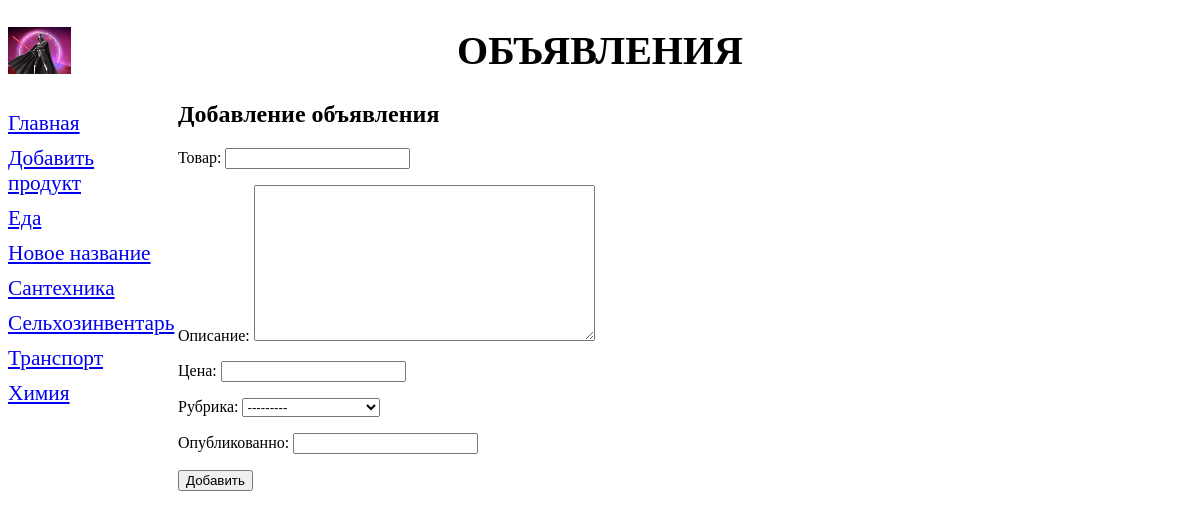
The page /bboard/add/ on the database its author committed.
### bboard/models.py (models this page shows, shortened)
class Rubric(models.Model):
    name = models.CharField(max_length=20, db_index=True, verbose_name='Название')
    def __str__(self):
        return self.name
    class Meta:
        verbose_name_plural = 'Рубрики'
        verbose_name = 'Рубрика'
        ordering = ['name']

### bboard/views.py (the view)
# urls.py: path('add/', BbCreateView.as_view(), name='add'),
class BbCreateView(CreateView):
    template_name = 'bboard/create.html'
    form_class = BbForm
    success_url = reverse_lazy('index')
    def get_context_data(self, **kwargs):
        context = super().get_context_data(**kwargs)
        context['rubrics'] = Rubric.objects.all()
        return context

### bboard/forms.py
class BbForm(ModelForm):
    class Meta:
        model = Bb
        fields = ('title', 'content', 'price', 'rubric', 'published')

### bboard/templates/bboard/create.html (shortened to what this page needs)
{% extends "layout/basic.html" %}
{% block content %}
    <h1>Добавление объявления</h1>
    <form method="post">
        {{ form.as_p }}
        <input type="submit" value="Добавить">
    </form>
{% endblock %}

### bboard/templates/layout/basic.html (shortened to what this page needs)
{% load static %}
<!DOCTYPE html>
<html>
    <head>
        <link rel="stylesheet" type="text/css" href="{% static 'bboard/style.css' %}">
      </head>
      <body>
        <header>
            <h1>Объявления</h1>
        </header>
        <nav>
            <a href="{% url 'index' %}">Главная</a>
            <a href="{% url 'add' %}">Добавить продукт</a>
            {% for rubric in rubrics %}
                <a href="{% url 'by_rubric' rubric.pk %}">{{ rubric.name }}</a>
            {% endfor %}
        </nav>
        <section>
            {% block content %}
            {% endblock %}
        </section>
      </body>
</html>

### bboard/static/bboard/style.css (style rules this page uses)
header h1 { font-size: 40px; text-transform: uppercase; text-align: center; background: url("logo.png") left / auto 100% no-repeat; }
nav { font-size: 16pt; width: 150px; float: left; }
nav a { display: block; margin: 10px 0px; }
section { margin-left: 170px; }

### rows shown on the page
Rubric: name "Еда"
Rubric: name "Новое название"
Rubric: name "Сантехника"
Rubric: name "Сельхозинвентарь"
Rubric: name "Транспорт"
Rubric: name "Химия"
